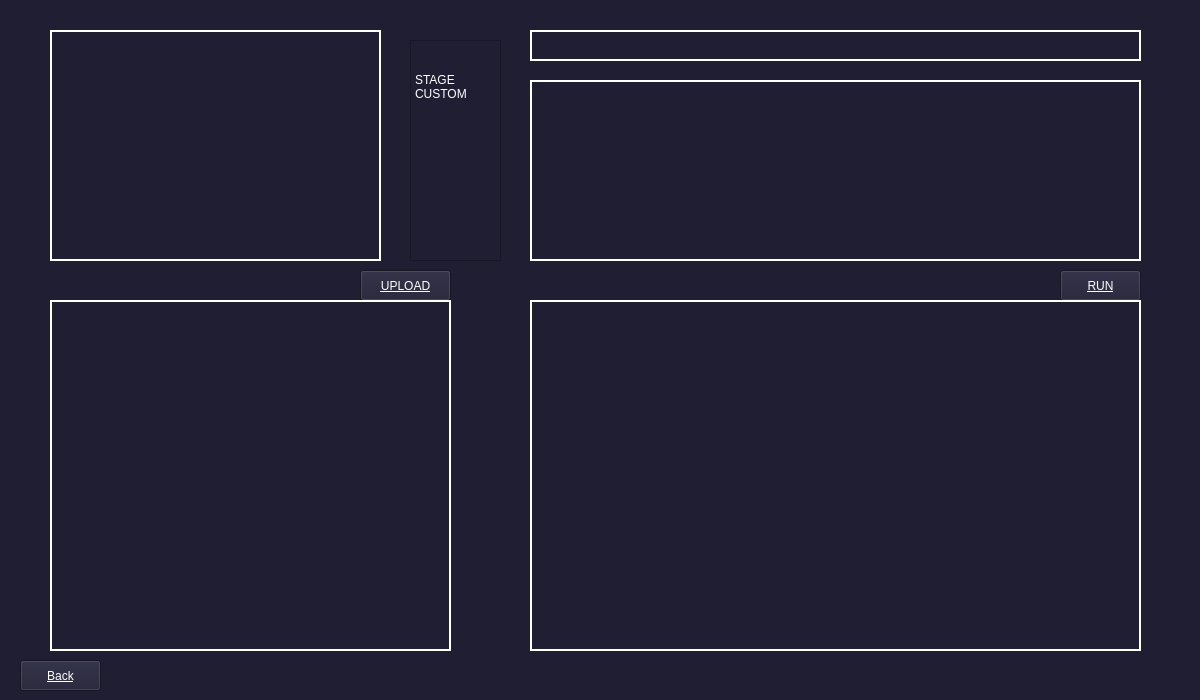
<?xml version="1.0" encoding="UTF-8"?>
<ui version="4.0">
 <class>GameWindow</class>
 <widget class="QWidget" name="GameWindow">
  <property name="geometry">
   <rect>
    <x>0</x>
    <y>0</y>
    <width>1200</width>
    <height>700</height>
   </rect>
  </property>
  <property name="windowTitle">
   <string>Form</string>
  </property>
  <property name="styleSheet">
   <string notr="true">background-color: rgb(31, 30, 51);
</string>
  </property>
  <widget class="QPushButton" name="run">
   <property name="geometry">
    <rect>
     <x>1060</x>
     <y>270</y>
     <width>81</width>
     <height>31</height>
    </rect>
   </property>
   <property name="styleSheet">
    <string notr="true">font: 700 20pt &quot;Consolas&quot;;
text-decoration: underline;
color:white;</string>
   </property>
   <property name="text">
    <string>RUN</string>
   </property>
  </widget>
  <widget class="QPushButton" name="upload">
   <property name="geometry">
    <rect>
     <x>360</x>
     <y>270</y>
     <width>91</width>
     <height>31</height>
    </rect>
   </property>
   <property name="styleSheet">
    <string notr="true">
text-decoration: underline;
color:white;
font: 700 20pt &quot;Consolas&quot;;</string>
   </property>
   <property name="text">
    <string>UPLOAD</string>
   </property>
  </widget>
  <widget class="QPlainTextEdit" name="IDE">
   <property name="geometry">
    <rect>
     <x>530</x>
     <y>300</y>
     <width>611</width>
     <height>351</height>
    </rect>
   </property>
   <property name="styleSheet">
    <string notr="true">border: 2px solid white;
font:  20pt &quot;Consolas&quot;;
color:white;</string>
   </property>
  </widget>
  <widget class="QPlainTextEdit" name="view">
   <property name="geometry">
    <rect>
     <x>50</x>
     <y>300</y>
     <width>401</width>
     <height>351</height>
    </rect>
   </property>
   <property name="styleSheet">
    <string notr="true">border:2px solid white;
font:  20pt &quot;Consolas&quot;;
color:white;</string>
   </property>
  </widget>
  <widget class="QTextBrowser" name="textBrowser">
   <property name="geometry">
    <rect>
     <x>530</x>
     <y>80</y>
     <width>611</width>
     <height>181</height>
    </rect>
   </property>
   <property name="styleSheet">
    <string notr="true">border: 2px solid white;
font: 20pt &quot;Consolas&quot;;
color: rgb(0, 255, 0);</string>
   </property>
  </widget>
  <widget class="QPushButton" name="backButton">
   <property name="geometry">
    <rect>
     <x>20</x>
     <y>660</y>
     <width>81</width>
     <height>31</height>
    </rect>
   </property>
   <property name="styleSheet">
    <string notr="true">color:white;
font: 700 20pt &quot;Consolas&quot;;
text-decoration: underline;</string>
   </property>
   <property name="text">
    <string>Back</string>
   </property>
  </widget>
  <widget class="QPlainTextEdit" name="Puzzle">
   <property name="geometry">
    <rect>
     <x>50</x>
     <y>30</y>
     <width>331</width>
     <height>231</height>
    </rect>
   </property>
   <property name="styleSheet">
    <string notr="true">border: 2px solid white;
font: 14pt &quot;Consolas&quot;;
color:white;</string>
   </property>
  </widget>
  <widget class="QWidget" name="ProgressFrame" native="true">
   <property name="geometry">
    <rect>
     <x>530</x>
     <y>30</y>
     <width>611</width>
     <height>31</height>
    </rect>
   </property>
   <property name="styleSheet">
    <string notr="true">border:2px solid white;</string>
   </property>
   <widget class="QWidget" name="Progress" native="true">
    <property name="geometry">
     <rect>
      <x>0</x>
      <y>0</y>
      <width>0</width>
      <height>41</height>
     </rect>
    </property>
    <property name="styleSheet">
     <string notr="true">background-color:green;
</string>
    </property>
   </widget>
  </widget>
  <widget class="QPlainTextEdit" name="plainTextEdit">
   <property name="geometry">
    <rect>
     <x>410</x>
     <y>40</y>
     <width>91</width>
     <height>221</height>
    </rect>
   </property>
   <property name="styleSheet">
    <string notr="true">font: 700 24pt &quot;Consolas&quot;;
color:white;</string>
   </property>
   <property name="plainText">
    <string>

STAGE
CUSTOM</string>
   </property>
  </widget>
 </widget>
 <resources/>
 <connections/>
</ui>
